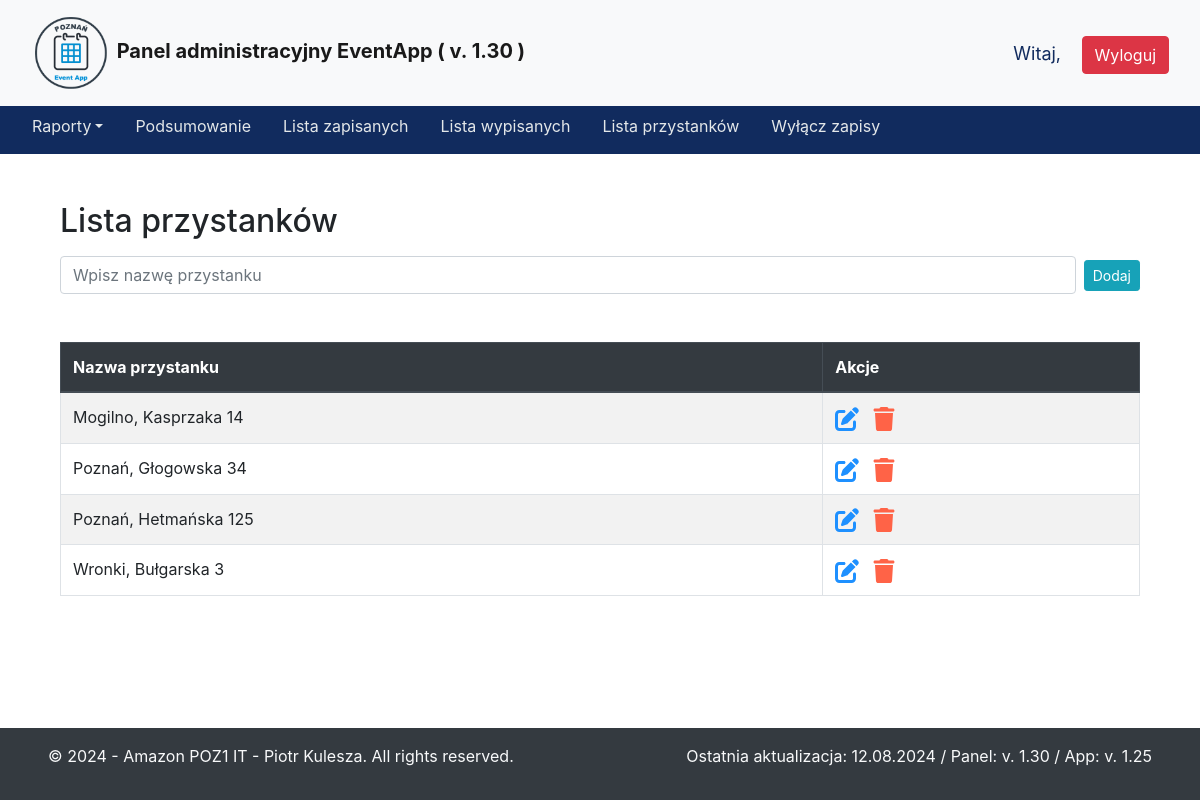
Before: /panel/lista_przystankow/ with the older database file.
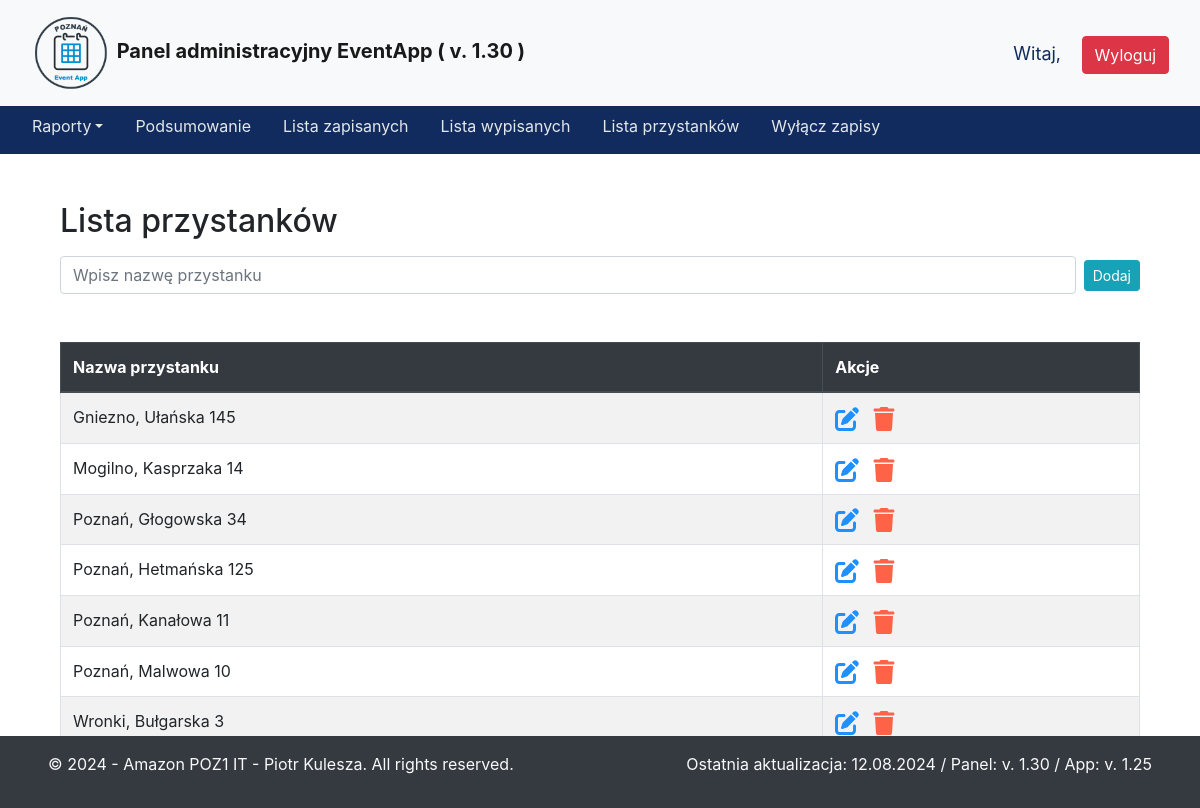
After: the same page with the newer database file.
### piknik/models.py (models this page shows, shortened)
class Przystanek(models.Model):
    nazwa = models.CharField(max_length=255)
    oddzial = models.ForeignKey(Oddzial, on_delete=models.SET_NULL, null=True)
    class Meta:
        verbose_name_plural = "Przystanek"

### panel/views.py (the view, shortened to what this page needs)
# urls.py: path('lista_przystankow/', lista_przystankow, name='lista_przystankow'),
def lista_przystankow(request):
    przystanki = Przystanek.objects.all().order_by('nazwa')
    active_event = ActiveEvent.objects.filter(aktywny=True).first()
    return render(request, 'panel/lista_przystankow.html', {'przystanki': przystanki, 'active_event': active_event})

### panel/templates/panel/lista_przystankow.html (shortened to what this page needs)
{% extends 'panel/base.html' %}
{% block content %}
<div class="container">
    <h2>Lista przystanków</h2>
    <form method="post" class="pt-2 pb-5">
        <div class="d-flex align-items-center">
            <input type="text" name="nazwa" placeholder="Wpisz nazwę przystanku" class="form-control mr-2">
            <button type="submit" class="btn btn-info btn-sm">Dodaj</button>
        </div>
    </form>
    <table class="table table-striped table-bordered table-hover">
        <thead class="thead-dark">
            <tr>
                <th>Nazwa przystanku</th>
                <th>Akcje</th>
            </tr>
        </thead>
        <tbody>
            {% for przystanek in przystanki %}
            <tr>
                <td>{{ przystanek.nazwa }}</td>
                <td>
                    <a href="{% url 'panel:edytuj_przystanek' przystanek.id %}" class="pr-2">
                    </a>
                    <a href="#" onclick="showDeleteConfirmationModal('{{ przystanek.id }}', '{{ przystanek.nazwa }}')">
                    </a>
                </td>
            </tr>
            {% endfor %}
        </tbody>
    </table>
</div>
{% endblock %}

### panel/templates/panel/base.html (shortened to what this page needs)
{% load static %}
<!DOCTYPE html>
<html lang="en">
<head>
    <sript src="https://cdnjs.cloudflare.com/ajax/libs/popper.js/2.11.6/umd/popper.min.js"></script>
    <link rel="stylesheet" href="https://stackpath.bootstrapcdn.com/bootstrap/4.5.2/css/bootstrap.min.css">
</head>
<body style="display: flex; flex-direction: column; min-height: 100vh; margin: 0;">
    <nav class="navbar navbar-light bg-light">
        <div class="container-fluid">
          <div class="d-flex justify-content-between align-items-center w-100">
            <a class="navbar-brand" href="{% url 'panel:panel-index' %}">
              <img src="{% static 'logo.png' %}" width="80" height="80" class="d-inline-block align-content-center" alt="Logo">
              <b>Panel administracyjny EventApp <span id="panel-version"></span></b>
            </a>
            <div class="text-right">
              <form action="{% url 'panel:logout' %}" method="post" id="logout-form">
                <p class="navbar-text mb-0 mr-3" style="font-size: 18px; color: #112b5e; text-transform: capitalize;">Witaj, {{user.username}}</p>
                <button type="submit" class="btn btn-danger">Wyloguj</button>
              </form>
            </div>
          </div>
        </div>
    </nav>
    <nav class="nav">
      <li class="nav-item dropdown ml-3">
      {% if active_event %}
        <a class="nav-link dropdown-toggle" data-toggle="dropdown" href="#" role="button" aria-haspopup="true" aria-expanded="false">Raporty</a>
      {% endif %}
      </li>
      <a class="nav-link" href="{% url 'panel:panel-index' %}">Podsumowanie</a>
    {% if active_event %}
      <a class="nav-link" href="{% url 'panel:lista_osob_zapisanych' %}">Lista zapisanych</a>
      <a class="nav-link" href="{% url 'panel:lista_osob_wypisanych' %}">Lista wypisanych</a>
      {% if active_event.rodzaj_eventu == 'piknik' %}
      <a class="nav-link" href="{% url 'panel:lista_przystankow' %}">Lista przystanków</a>
      {% endif %}
    {% endif %}
      <a id="wylacz-link" class="nav-link" href="#" onclick="showConfirmationModal()">Wyłącz zapisy</a>
    </nav>
    <div class="container mt-5 " style="flex-grow: 1;  margin-bottom: 60px;">
    {% block content %}{% endblock %}
    </div>
  </body>
  </html>
    {% include 'footer.html' %}

### bal/templates/footer.html (shortened to what this page needs)
{% load static %}
<footer class="bg-dark text-light py-3 fixed-bottom" style="flex-shrink: 0; display: flex; justify-content: space-between;">
  <div class="ml-5">
      <p>&copy; 2024 - Amazon POZ1 IT - Piotr Kulesza. All rights reserved.</p>
  </div>
  <div class="mr-5">
    <p>Ostatnia aktualizacja: <span id="panel-version3"></span></p>
</div>
</footer>

### panel/templates/panel/base.html (style rules this page uses)
nav { background-color: #112b5e; min-height: 3rem; }
.navbar-brand, .nav-link { color: rgb(227, 231, 233); }

Changed rows visible on the page:
added Przystanek: nazwa "Gniezno, Ułańska 145"
added Przystanek: nazwa "Poznań, Kanałowa 11"
added Przystanek: nazwa "Poznań, Malwowa 10"
